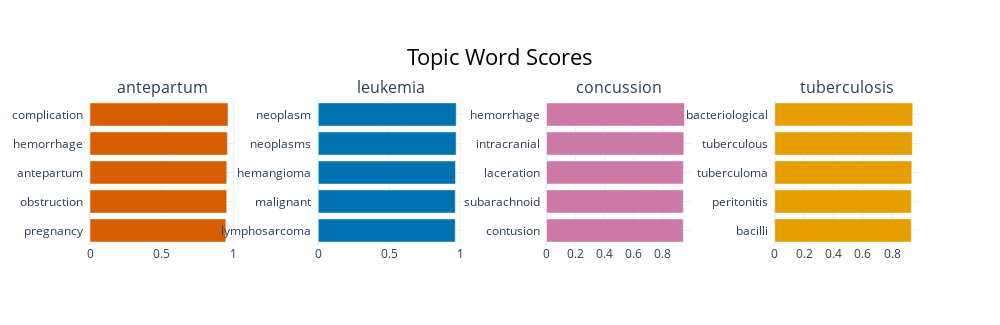

Notebook code for this chart:
### Code cell
# topic_model.set_topic_labels
topic_model.visualize_barchart(custom_labels=True)

### Figure 1 — Plotly figure (JSON) as saved in the notebook; plotly's stock layout.template omitted (floating-point values rounded to 4 significant figures)
{"data": [{"marker": {"color": "#D55E00"}, "orientation": "h", "type": "bar", "x": [0.9455, 0.9517, 0.952, 0.9564, 0.9606], "xaxis": "x", "y": ["pregnancy  ", "obstruction  ", "antepartum  ", "hemorrhage  ", "complication  "], "yaxis": "y"}, {"marker": {"color": "#0072B2"}, "orientation": "h", "type": "bar", "x": [0.9654, 0.9657, 0.967, 0.9714, 0.9721], "xaxis": "x2", "y": ["lymphosarcoma  ", "malignant  ", "hemangioma  ", "neoplasms  ", "neoplasm  "], "yaxis": "y2"}, {"marker": {"color": "#CC79A7"}, "orientation": "h", "type": "bar", "x": [0.9406, 0.9406, 0.9407, 0.9441, 0.9484], "xaxis": "x3", "y": ["contusion  ", "subarachnoid  ", "laceration  ", "intracranial  ", "hemorrhage  "], "yaxis": "y3"}, {"marker": {"color": "#E69F00"}, "orientation": "h", "type": "bar", "x": [0.9301, 0.9304, 0.9336, 0.9369, 0.9399], "xaxis": "x4", "y": ["bacilli  ", "peritonitis  ", "tuberculoma  ", "tuberculous  ", "bacteriological  "], "yaxis": "y4"}], "layout": {"annotations": [{"font": {"size": 16}, "showarrow": false, "text": "antepartum", "x": 0.0875, "xanchor": "center", "xref": "paper", "y": 1, "yanchor": "bottom", "yref": "paper"}, {"font": {"size": 16}, "showarrow": false, "text": "leukemia", "x": 0.3625, "xanchor": "center", "xref": "paper", "y": 1, "yanchor": "bottom", "yref": "paper"}, {"font": {"size": 16}, "showarrow": false, "text": "concussion", "x": 0.6375, "xanchor": "center", "xref": "paper", "y": 1, "yanchor": "bottom", "yref": "paper"}, {"font": {"size": 16}, "showarrow": false, "text": "tuberculosis", "x": 0.9125, "xanchor": "center", "xref": "paper", "y": 1, "yanchor": "bottom", "yref": "paper"}], "height": 325, "hoverlabel": {"bgcolor": "white", "font": {"family": "Rockwell", "size": 16}}, "showlegend": false, "title": {"font": {"color": "Black", "size": 22}, "text": "Topic Word Scores", "x": 0.5, "xanchor": "center", "yanchor": "top"}, "width": 1000, "xaxis": {"anchor": "y", "domain": [0, 0.175], "showgrid": true}, "xaxis2": {"anchor": "y2", "domain": [0.275, 0.45], "showgrid": true}, "xaxis3": {"anchor": "y3", "domain": [0.55, 0.725], "showgrid": true}, "xaxis4": {"anchor": "y4", "domain": [0.825, 1], "showgrid": true}, "yaxis": {"anchor": "x", "domain": [0, 1], "showgrid": true}, "yaxis2": {"anchor": "x2", "domain": [0, 1], "showgrid": true}, "yaxis3": {"anchor": "x3", "domain": [0, 1], "showgrid": true}, "yaxis4": {"anchor": "x4", "domain": [0, 1], "showgrid": true}}}
